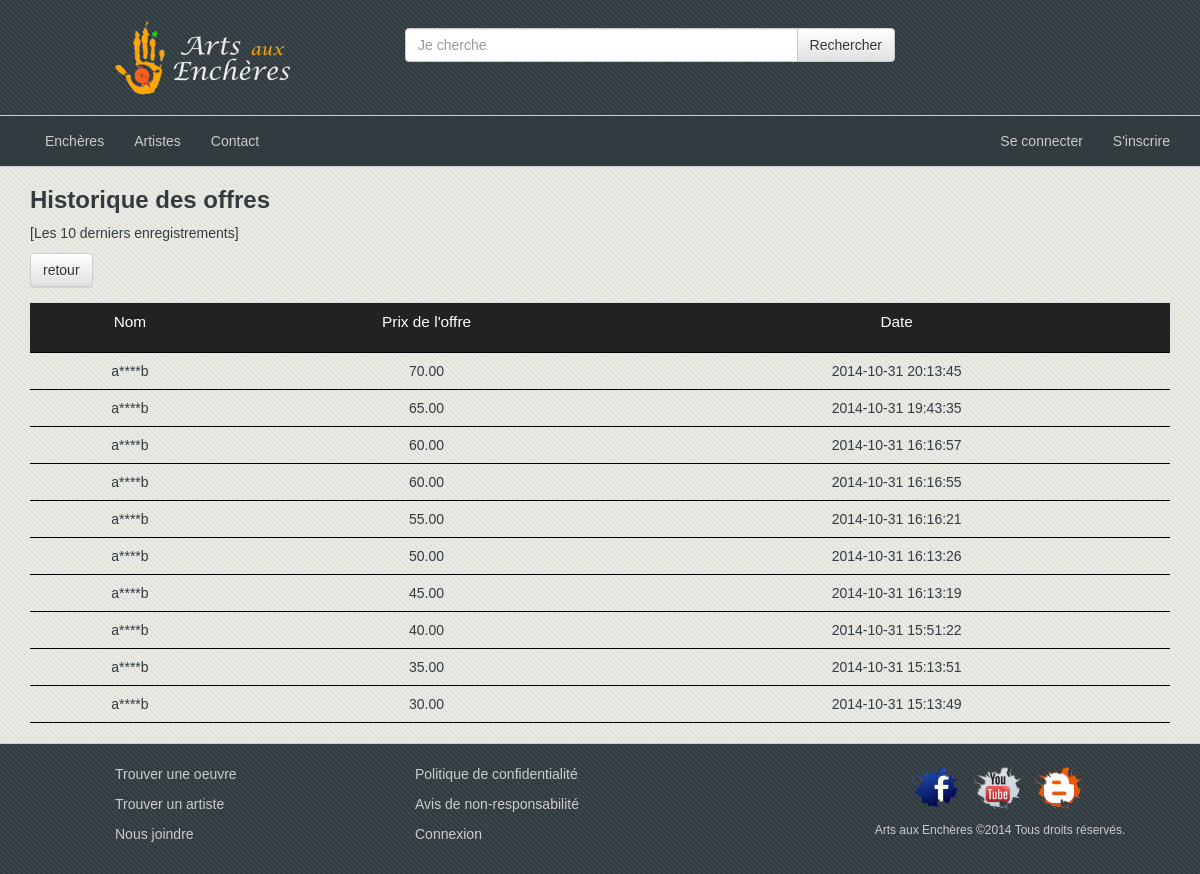
The app's page /site/index.php?page=listeOffre&idEnchere=24 with its own data.
### tables this page shows
CREATE TABLE `pi2_offres` (
  `id` int(10) unsigned NOT NULL AUTO_INCREMENT,
  `montant` decimal(9,2) unsigned NOT NULL,
  `date` datetime NOT NULL,
  `enchere_id` int(10) unsigned NOT NULL,
  `utilisateur_id` int(10) unsigned NOT NULL,
  PRIMARY KEY (`id`),
  KEY `fk_Offres_Encheres1_idx` (`enchere_id`),
  KEY `fk_Offres_Utilisateurs1_idx` (`utilisateur_id`),
  CONSTRAINT `fk_Offres_Encheres1` FOREIGN KEY (`enchere_id`) REFERENCES `pi2_encheres` (`id`) ON DELETE NO ACTION ON UPDATE CASCADE,
  CONSTRAINT `fk_Offres_Utilisateurs1` FOREIGN KEY (`utilisateur_id`) REFERENCES `pi2_utilisateurs` (`id`) ON DELETE NO ACTION ON UPDATE CASCADE
);

CREATE TABLE `pi2_utilisateurs` (
  `id` int(10) unsigned NOT NULL AUTO_INCREMENT,
  `nom` varchar(45) NOT NULL,
  `prenom` varchar(45) NOT NULL,
  `courriel` varchar(70) NOT NULL,
  `motDePasse` varchar(60) NOT NULL,
  `telephone` varchar(14) DEFAULT NULL,
  `type` enum('membre','admin') NOT NULL DEFAULT 'membre',
  `etat` enum('inactif','actif') NOT NULL DEFAULT 'actif',
  PRIMARY KEY (`id`)
);

### site/index.php (called while the page is built, shortened)
<?php
	$oControleurSite = new ControleurSite();
 ?>

### modeles/Offre.class.php (called while the page is built, shortened)
<?php
class Offre extends XFHModeles
{
    private $idOffre;
    private $dateOffre;
    private $montant;
    private $oBidder;
    public function setIdOffre($idOffre)
    {
        $this->idOffre = $idOffre;
    }
    public function setDateOffre($dateOffre)
    {
        $this->dateOffre = $dateOffre;
    }
    public function setMontant($montant)
    {
        $this->montant = $montant;
    }
    public function setBidder(Utilisateur $oBidder)
    {
        $this->oBidder = $oBidder;
    }
    public function getIdOffre()
    {
        return htmlentities($this->idOffre);
    }
    public function getDateOffre()
    {
        return htmlentities($this->dateOffre);
    }
    public function getMontant()
    {
        return htmlentities($this->montant);
    }
    public function getBidder()
    {
        return $this->oBidder;
    }
    public function rechercherOffreParId()
    {
        $sCondition = "WHERE id = " . $this->getIdOffre() . ';';
        $aOffres = $this->selectParCondition('pi2_offres', $sCondition);
    }
    public static function chargerLesOffres()
    {
        $oXHFModele = new XFHModeles();
        $sCondition = "WHERE enchere_id=".$_GET['idEnchere'];
        $aEnreg = $oXHFModele->selectParCondition('pi2_offres',$sCondition);
        return $aEnreg;
    }
}
?>

### modeles/Utilisateur.class.php (called while the page is built, shortened)
<?php
class Utilisateur extends Modeles{
	private $sNom;
	public function setNom($sNom){
		$this->sNom = $sNom;
	}
	public function setIdUtilisateur($idUtilisateur){
		$this->idUtilisateur = $idUtilisateur;
	}
	public function getNom(){
		return htmlentities($this->sNom);
	}
	function rechercherUnUtilisateur(){
		$oPDO = new Connexion();
	}
}

### systeme/Connexion.class.php (called while the page is built)
<?php
class Connexion{
	protected $sBDConf = 'feng';
	protected $oPDO;
	public function __construct(){
		$conf = Conf::$aBaseDonnees[$this->sBDConf];
		try {
			if ( !isset($this->oPDO) ) {
				$oPDO = new PDO('mysql:host='.$conf['hote'].';dbname='.$conf['bd'].'',''.$conf['utilisateur'].'',''.$conf['motDePasse'].'');
				$oPDO->exec('set names utf8');
				$oPDO->setAttribute(PDO::ATTR_DEFAULT_FETCH_MODE, PDO::FETCH_ASSOC);
				$oPDO->setAttribute(PDO::ATTR_ERRMODE, PDO::ERRMODE_EXCEPTION);
	    		$oPDO->setAttribute(PDO::ATTR_EMULATE_PREPARES, false);
				$this->oPDO = $oPDO;
			}
		} catch (PDOException $e) {
			echo "Message: ".$e->getMessage()."<br>";
			echo "Code: ".$e->getCode();
			die();
		}
	}
}

### systeme/XFHModeles.class.php (called while the page is built, shortened)
<?php
class XFHModeles extends Modeles
{
    public function selectParCondition($sNomTable, $sCondition)
    {
        $sSQL = "SELECT * FROM ".$sNomTable." ".$sCondition.";";
        $requete = $this->oPDO->prepare($sSQL);
        if($requete->execute())
        {
            if($requete->rowCount())
            {
                $aResultats = $requete->fetchAll();
                return $aResultats;
            }
            else
            {
                return array();
            }
        }
        else
        {
            throw new Exception("Erreur lors de la requete");
        }
    }
}
?>

### vues/VueOffre.class.php (the view, shortened to what this page needs)
<?php
class VueOffre
{
    public static function afficherListeOffres($aOffres, $sMsg)
    {
        echo "<div class=\"container\"><h1>Historique des offres</h1>".
             "<p>[Les 10 derniers enregistrements]</p>".
             "<a class='btn-default btn' href='index.php?page=detailsEnchere&idEnchere=".$_GET['idEnchere']."'>retour</a>";
        if(count($aOffres)>0)
        {
            echo "<table class='table tableListeOffre'>";
            echo "<tr><td>Nom</td><td>Prix de l'offre</td><td>Date</td></tr>";
            if(count($aOffres)>10)
            {
                for($i=count($aOffres)-1,$counter=0; $i>0,$counter<10; $i--,$counter++)
                {
                    echo "<tr><td>".substr_replace($aOffres[$i]->getBidder()->getNom(),'****',1,-1)."</td>".
                        "<td>".$aOffres[$i]->getMontant()."</td>".
                        "<td>".$aOffres[$i]->getDateOffre()."</td>".
                        "</tr>";
                }
                echo "</table></div>";
            }
        }
        else
        {
            echo "<p>".$sMsg."</p>";
        }
    }
}
?>

### site/css/main.css (style rules this page uses)
html { font-size: 12px; }
body { font-family: 'Lato', Calibri, Arial, sans-serif; font-family: Lucida Sans Unicode, Arial, Helvetica, sans-serif; color: #323b40; background-repeat: repeat; background-image: url('../img/fond-rayures_pales.png'); background-color: #464647; }
h1 { font-size: 24px; }
h1, h2, h3 { font-weight: bold; }
.tableListeEnchere, .tableListeOffre { margin-top: 15px; width: 100%; }
.tableListeEnchere tr:first-child, .tableListeOffre tr:first-child { background-color: #222; font-size: 1.1em; color: white; height: 50px; }
.tableListeEnchere td, .tableListeOffre td { text-align: center; font-size: 1em; font-weight: 300; border-bottom: 1px black solid; padding: 5px 0; }

### records on screen
pi2_offres: utilisateur.nom "a****b", montant "70.00", date "2014-10-31 20:13:45"
pi2_offres: utilisateur.nom "a****b", montant "65.00", date "2014-10-31 19:43:35"
pi2_offres: utilisateur.nom "a****b", montant "60.00", date "2014-10-31 16:16:57"
pi2_offres: utilisateur.nom "a****b", montant "60.00", date "2014-10-31 16:16:55"
pi2_offres: utilisateur.nom "a****b", montant "55.00", date "2014-10-31 16:16:21"
pi2_offres: utilisateur.nom "a****b", montant "50.00", date "2014-10-31 16:13:26"
pi2_offres: utilisateur.nom "a****b", montant "45.00", date "2014-10-31 16:13:19"
pi2_offres: utilisateur.nom "a****b", montant "40.00", date "2014-10-31 15:51:22"
pi2_offres: utilisateur.nom "a****b", montant "35.00", date "2014-10-31 15:13:51"
pi2_offres: utilisateur.nom "a****b", montant "30.00", date "2014-10-31 15:13:49"
